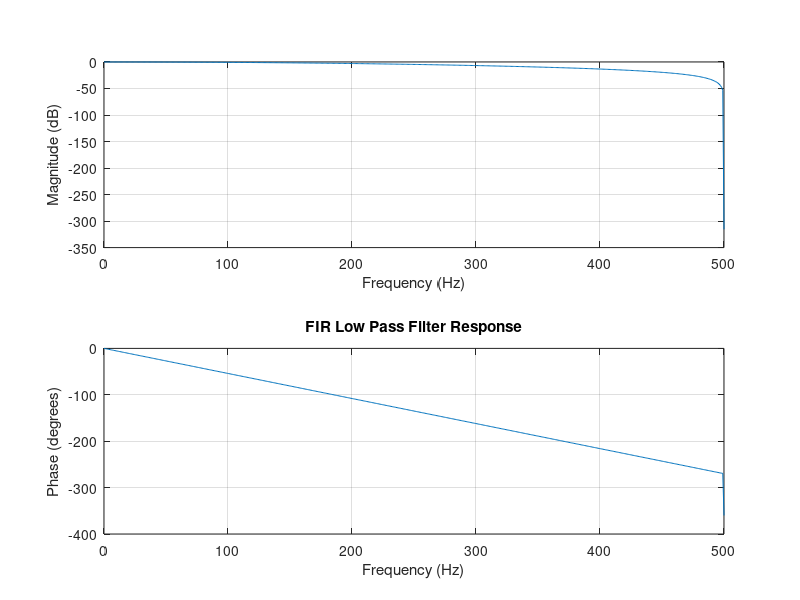

The MATLAB script that drew this image:
Fs = 1000;
Fc = 100;
N  = 4;
h = fir1(N-1, Fc/(Fs/2));
h_scaled = round(h * 256);
disp('Original Coefficients:')
disp(h)
disp('Scaled Coefficients (x256):')
disp(h_scaled)
freqz(h, 1, 512, Fs);
title('FIR Low Pass Filter Response');
